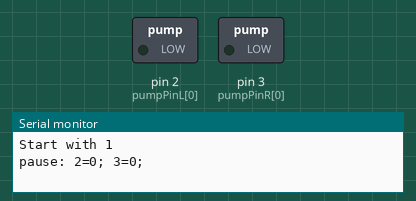
Recording of a sketch running on a simulated Arduino Uno, built with avr-gcc and run on an emulated ATmega328P. On the bench: switched loads named in the sketch (green lamp = pin HIGH), the last lines printed to the serial monitor.

Above: at 0.1 s.
At 66.1 s:
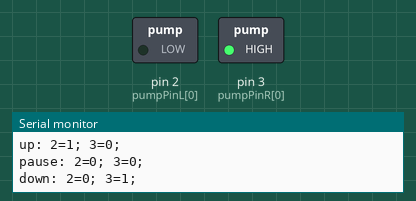
At 129.1 s:
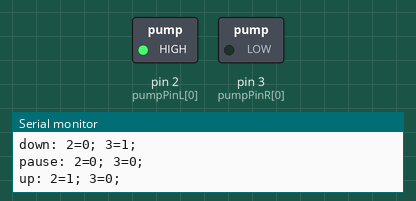
Timing chart, 0 to 130.0 s (numbered marks = the images above):
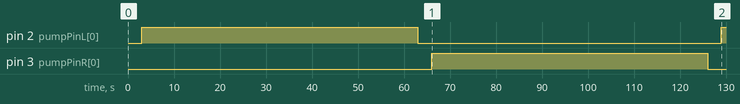

The sketch:

greenhouse_dispencer.ino
```cpp
int pumpPinL[] = {2};
int pumpPinR[] = {3};

size_t n = sizeof(pumpPinL) / sizeof(int);

void setup() {
  Serial.begin(9600);
  for (int i = 0; i < n; i++) {
    pinMode(pumpPinL[i], OUTPUT);
    pinMode(pumpPinR[i], OUTPUT);
  }
  String msg = "Start with ";
  msg += n;
  Serial.println(msg);
  switch_crane(pumpPinL, pumpPinR, LOW, LOW);
}

void pause_crane() {
  String str = "pause: " + switch_crane(pumpPinL, pumpPinR, LOW, LOW);
  Serial.println(str);
  delay(3000);
}

void switchUp() {
  String str = "up: " +  switch_crane(pumpPinL, pumpPinR, HIGH, LOW);
  Serial.println(str);
  delay(60000);
}
void switchDown() {
  String str = "down: " +  switch_crane(pumpPinL, pumpPinR, LOW, HIGH);
  Serial.println(str);
  delay(60000);
}

String write_pin(int pin, int s) {
  String str = "";
  str += pin;
  str += "=";
  str += s;
  str += "; ";
  digitalWrite(pin, s);
  return str;
}
String switch_crane(int p1[], int p2[], int s1, int s2) {
  String s = "";
  for (int i = 0; i < n; i++) {
    s += write_pin(p1[i], s1);
    s += write_pin(p2[i], s2);
  }
  return s;
}

void loop() {
  pause_crane();

  switchUp();

  pause_crane();

  switchDown();

}
```

Measured:
- by itself, pin 2 (pumpPinL[0]): LOW → HIGH at 3.0 s, → LOW 60.0 s later, → HIGH 66.0 s later
- by itself, pin 3 (pumpPinR[0]): LOW → HIGH at 66.0 s, → LOW 60.0 s later
